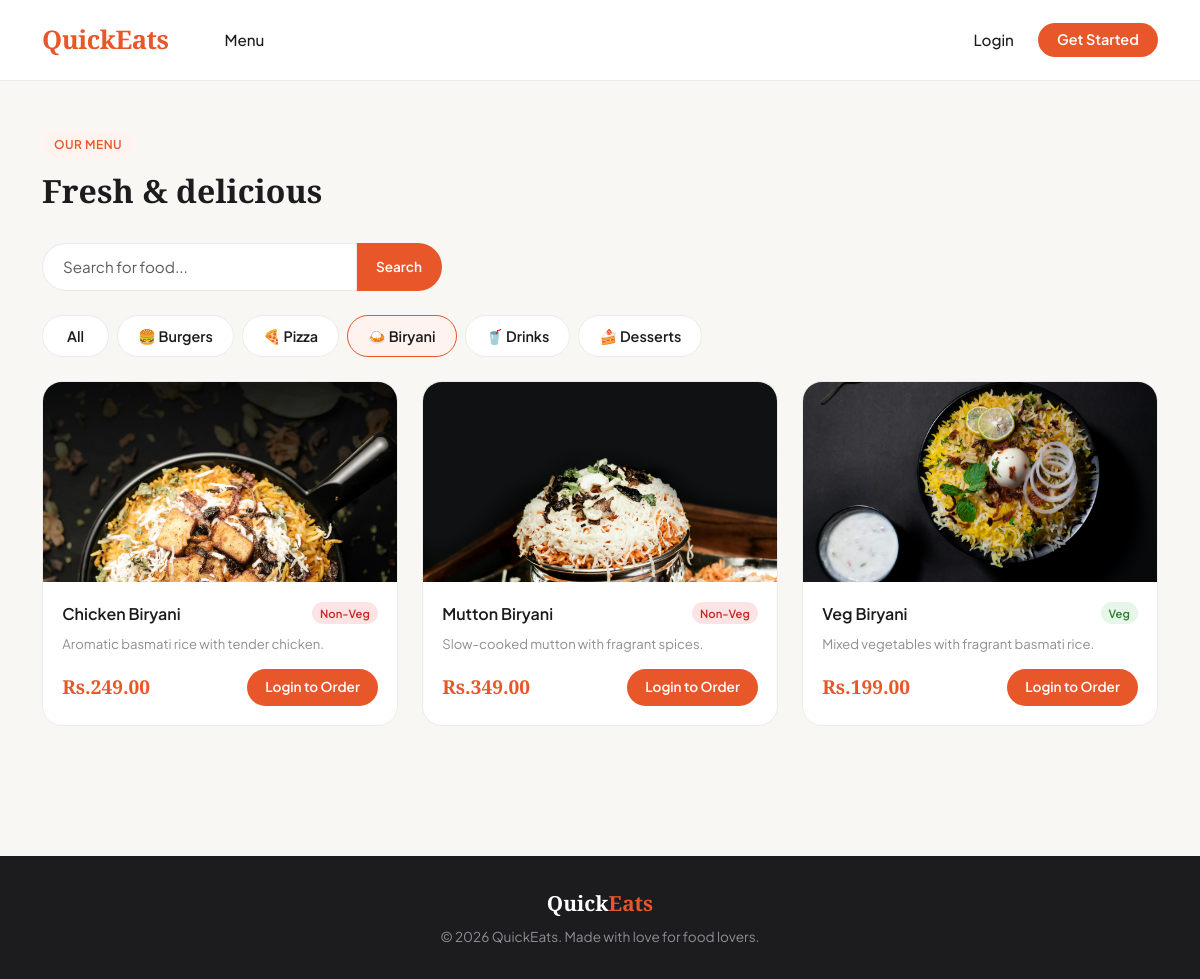
/menu/?category=3, run on the app's committed database.
### core/models.py (models this page shows, shortened)
class Category(models.Model):
    name = models.CharField(max_length=100)
    class Meta:
        verbose_name_plural = "Categories"

class FoodItem(models.Model):
    category = models.ForeignKey(Category, on_delete=models.CASCADE, related_name='items')
    name = models.CharField(max_length=200)
    description = models.TextField(blank=True)
    price = models.DecimalField(max_digits=8, decimal_places=2)
    image = models.ImageField(upload_to='food_images/', blank=True, null=True)
    is_available = models.BooleanField(default=True)
    is_veg = models.BooleanField(default=True)

### core/views.py (the view)
# urls.py: path('menu/', views.menu_view, name='menu'),
def menu_view(request):
    category_id = request.GET.get('category')
    categories = Category.objects.all()
    q = request.GET.get('q', '')
    if category_id:
        food_items = FoodItem.objects.filter(category_id=category_id, is_available=True)
        active_cat = int(category_id)
    else:
        food_items = FoodItem.objects.filter(is_available=True)
        active_cat = None
    if q:
        food_items = food_items.filter(name__icontains=q)
    return render(request, 'menu.html', {
        'food_items': food_items,
        'categories': categories,
        'active_cat': active_cat,
    })

### core/context_processors.py (called while the page is built)
def cart_count(request):
    count = 0
    if request.user.is_authenticated:
        try:
            cart = Cart.objects.get(user=request.user)
            count = cart.get_item_count()
        except Cart.DoesNotExist:
            count = 0
    return {'cart_count': count}

### templates/menu.html (shortened to what this page needs)
{% extends 'base.html' %}
{% block content %}
<section style="padding:50px 0">
    <div class="container">
        <div class="section-tag">Our Menu</div>
        <h2 class="section-title">Fresh & delicious</h2>
        <form method="get" class="mb-4">
    <div class="input-group" style="max-width:400px">
        <input type="text" name="q" class="form-control"
               placeholder="Search for food..."
               value="{{ request.GET.q }}"
               style="border-radius:50px 0 0 50px;border:1.5px solid #ebebeb;padding:12px 20px">
        <button class="btn-add" type="submit"
                style="border-radius:0 50px 50px 0;padding:0 20px">
            Search
        </button>
    </div>
</form>
        <div class="d-flex flex-wrap gap-2 mb-4">
            <a href="{% url 'menu' %}" class="category-card d-inline-block py-2 px-4 {% if not active_cat %}active{% endif %}" style="border-radius:50px;padding:8px 20px">
                <span class="category-name">All</span>
            </a>
            {% for cat in categories %}
            <a href="{% url 'menu' %}?category={{ cat.id }}" class="category-card d-inline-block {% if active_cat == cat.id %}active{% endif %}" style="border-radius:50px;padding:8px 20px">
                <span class="category-name">
                    {% if cat.name == 'Burgers' %}🍔
                    {% elif cat.name == 'Pizza' %}🍕
                    {% elif cat.name == 'Biryani' %}🍛
                    {% elif cat.name == 'Drinks' %}🥤
                    {% elif cat.name == 'Desserts' %}🍰
                    {% else %}🍽️
                    {% endif %}
                    {{ cat.name }}
                </span>
            </a>
            {% endfor %}
        </div>
        {% if food_items %}
        <div class="row g-4">
            {% for item in food_items %}
            <div class="col-12 col-sm-6 col-lg-4">
                <div class="food-card">
                    {% if item.image %}
                    <img src="{{ item.image.url }}" class="food-img" alt="{{ item.name }}">
                    {% endif %}
                    <div class="food-card-body">
                        <div class="d-flex justify-content-between align-items-start mb-1">
                            <div class="food-name">{{ item.name }}</div>
                            {% if item.is_veg %}
                            <span class="badge-veg">Veg</span>
                            {% else %}
                            <span class="badge-nonveg">Non-Veg</span>
                            {% endif %}
                        </div>
                        <div class="food-desc">{{ item.description|truncatechars:80 }}</div>
                        <div class="d-flex justify-content-between align-items-center">
                            <div class="food-price">Rs.{{ item.price }}</div>
                            {% if user.is_authenticated %}
                            <a href="{% url 'add_to_cart' item.id %}" class="btn-add">+ Add</a>
                            {% else %}
                            <a href="{% url 'login' %}" class="btn-add">Login to Order</a>
                            {% endif %}
                        </div>
                    </div>
                </div>
            </div>
            {% endfor %}
        </div>
        {% else %}
        <div class="text-center py-5">
            <div style="font-size:4rem">😕</div>
            <h4 style="color:#8e8e93;margin-top:1rem">No items in this category</h4>
            <a href="{% url 'menu' %}" class="btn-primary-custom mt-3 d-inline-block">View All</a>
        </div>
        {% endif %}
    </div>
</section>
{% endblock %}

### static/css/style.css (style rules this page uses)
* { margin: 0; padding: 0; box-sizing: border-box; }
body { background-color: #f8f7f4; font-family: 'Plus Jakarta Sans', sans-serif; color: #1c1c1e; }
.section-tag { display: inline-block; background: #fff3ef; color: #e8572a; font-size: 0.75rem; font-weight: 600; padding: 5px 12px; border-radius: 50px; margin-bottom: 0.8rem; letter-spacing: 0.5px; text-transform: uppercase; }
.section-title { font-family: 'Playfair Display', serif; font-size: 2rem; font-weight: 700; color: #1c1c1e; margin-bottom: 2rem; }
.category-card { background: #fff; border: 1.5px solid #ebebeb; border-radius: 16px; padding: 1.5rem 1rem; text-align: center; text-decoration: none; display: block; transition: all 0.2s; cursor: pointer; }
.category-card.active { border-color: #e8572a; background: #fff3ef; }
.category-name { font-weight: 600; font-size: 0.9rem; color: #1c1c1e; }
.food-card { background: #fff; border: 1.5px solid #ebebeb; border-radius: 20px; overflow: hidden; transition: all 0.2s; }
.food-img { width: 100%; height: 200px; object-fit: cover; }
.food-card-body { padding: 1.2rem; }
.food-name { font-weight: 600; font-size: 1rem; color: #1c1c1e; margin-bottom: 4px; }
.food-desc { font-size: 0.82rem; color: #8e8e93; margin-bottom: 1rem; line-height: 1.5; }
.food-price { font-family: 'Playfair Display', serif; font-size: 1.2rem; font-weight: 700; color: #e8572a; }
.btn-add { background: #e8572a; color: #fff; border: none; padding: 8px 18px; border-radius: 50px; font-size: 0.85rem; font-weight: 600; text-decoration: none; display: inline-block; transition: background 0.2s; }
.badge-veg { background: #e8f5e9; color: #2e7d32; font-size: 0.7rem; font-weight: 600; padding: 3px 8px; border-radius: 50px; }
.badge-nonveg { background: #fce4e4; color: #c62828; font-size: 0.7rem; font-weight: 600; padding: 3px 8px; border-radius: 50px; }
.form-control { border: 1.5px solid #ebebeb; border-radius: 12px; padding: 12px 16px; font-size: 0.95rem; transition: border-color 0.2s; }

### data on the page
Category: name "Burgers"
Category: name "Pizza"
Category: name "Biryani"
Category: name "Drinks"
Category: name "Desserts"
FoodItem: image (picture), name "Chicken Biryani", is_veg "Non-Veg", description "Aromatic basmati rice with tender chicken.", price "249.00"
FoodItem: image (picture), name "Mutton Biryani", is_veg "Non-Veg", description "Slow-cooked mutton with fragrant spices.", price "349.00"
FoodItem: image (picture), name "Veg Biryani", is_veg "Veg", description "Mixed vegetables with fragrant basmati rice.", price "199.00"
